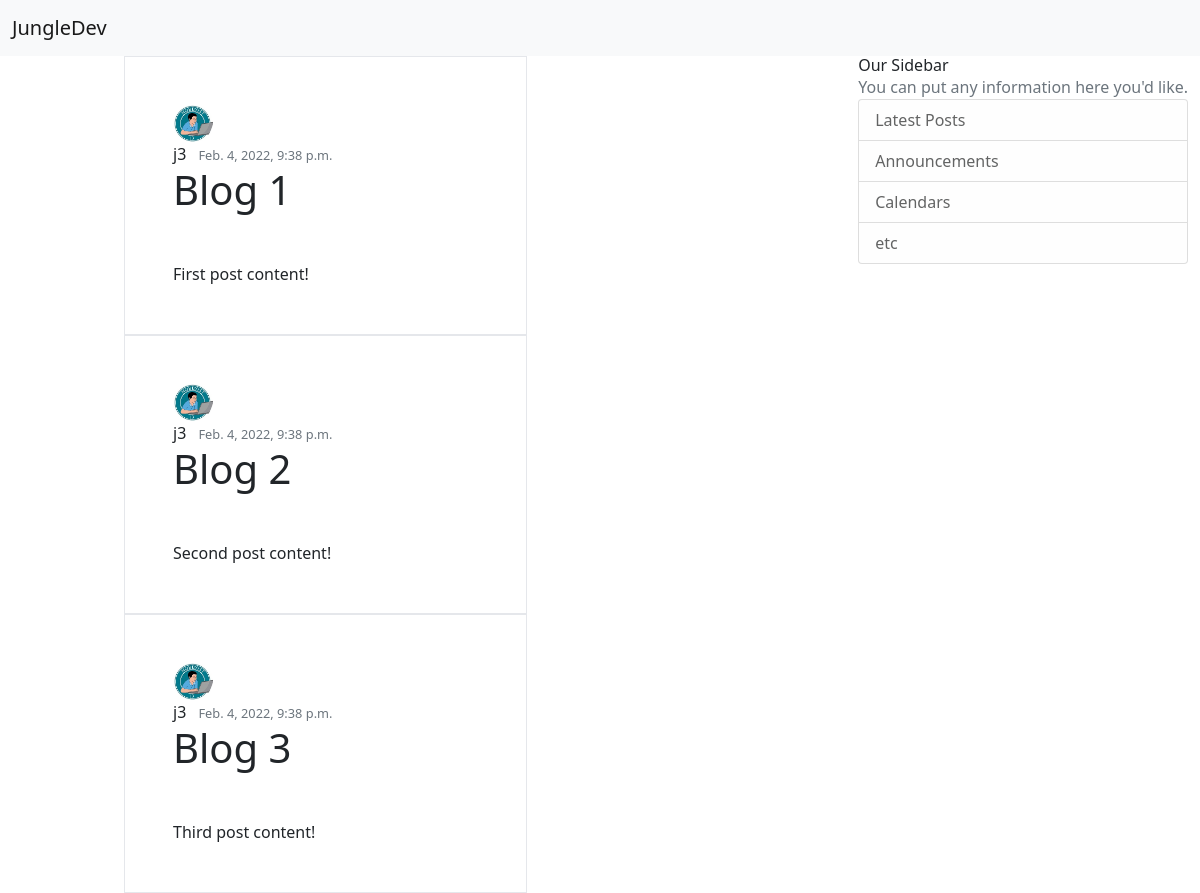
The page / on the database its author committed.
### blog/models.py (models this page shows)
class Post(models.Model):
    title = models.CharField(max_length=64)
    content = models.TextField()
    date_posted = models.DateTimeField(default=timezone.now)
    author = models.ForeignKey(User, on_delete=models.CASCADE)

### users_hub/models.py (models this page shows, shortened)
class Profile(models.Model):
    user = models.OneToOneField(User, on_delete=models.CASCADE)
    image = models.ImageField(default='default.jpg', upload_to='profile_pics')

### blog/views.py (the view)
# urls.py: path('', views.home, name='blog-home'),
def home(request):
    context = {
        'posts': Post.objects.all()
    }
    return render(request, 'blog/home.html', context)

### blog/templates/blog/home.html
{% extends "blog/base.html" %}
{% block content %}
    {% for post in posts %}
    <div class="container">
    <article class="media content-section box-content h-50 w-50 p-5 border-1">
      <img class="w-10 h-10 md:h-auto rounded-full" src="{{ post.author.profile.image.url }}">
        <div class="media-body">
          <div class="article-metadata">
            <a class="font-weight-bold mr-2" href="#">{{ post.author }}</a>
            <small class="text-muted">{{ post.date_posted}}</small>
          </div>
          <h1 class="display-6" href="#"><strong><a>{{ post.title }}</a></strong></h1>
          <br></br>
          <p>{{ post.content }}
        </div>
    </article>
    </div>
    {% endfor %}
{% endblock content %}

### blog/templates/blog/base.html (shortened to what this page needs)
{% load static %}
<!DOCTYPE html>
<html>
    <head>
    <link href="https://cdn.jsdelivr.net/npm/bootstrap@5.1.3/dist/css/bootstrap.min.css" rel="stylesheet">
	  <script src="https://cdn.tailwindcss.com"></script>
	  <link href="https://cdn.jsdelivr.net/npm/bootstrap@5.0.2/dist/css/bootstrap.min.css" rel="stylesheet">
    </head>
    <body>
      <header class="site-header">
        <nav class="navbar navbar-expand-lg navbar-light bg-light">
            <div class="container-fluid">
              <a class="navbar-brand" href="{% url 'blog-home' %}">JungleDev</a>
            </div>
          </nav>
        </header>
        <main role="main" class="container">
            <div class="row">
                <div class="col-md-8">
                  {% block content %}
                  {% endblock content %}
                </div>
            <div class="col-md-4">
                <div class="content-section absolute top-14 right-3 h-180 w-160">
                <h3>Our Sidebar</h3>
                    <p class='text-muted'>You can put any information here you'd like.
                    <ul class="list-group">
                        <li class="list-group-item list-group-item-light">Latest Posts</li>
                        <li class="list-group-item list-group-item-light">Announcements</li>
                        <li class="list-group-item list-group-item-light">Calendars</li>
                        <li class="list-group-item list-group-item-light">etc</li>
                    </ul>
                    </p>
                </div>
            </div>
          </div>
          </main>
    </body>
</html>

### rows shown on the page
Post: author.profile.image (picture), author "j3", date_posted "Feb. 4, 2022, 9:38 p.m.", title "Blog 1", content "First post content!"
Post: author.profile.image (picture), author "j3", date_posted "Feb. 4, 2022, 9:38 p.m.", title "Blog 2", content "Second post content!"
Post: author.profile.image (picture), author "j3", date_posted "Feb. 4, 2022, 9:38 p.m.", title "Blog 3", content "Third post content!"
